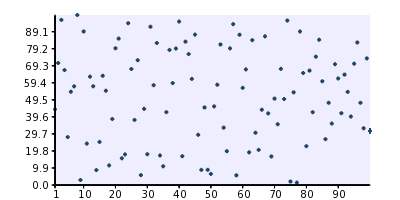

Python code for this plot:
# Copyright (c) 2007 by Lorenzo Gil Sanchez <lorenzo.gil.sanchez@gmail.com>
#
# This file is part of PyCha.
#
# PyCha is free software: you can redistribute it and/or modify
# it under the terms of the GNU Lesser General Public License as published by
# the Free Software Foundation, either version 3 of the License, or
# (at your option) any later version.
#
# PyCha is distributed in the hope that it will be useful,
# but WITHOUT ANY WARRANTY; without even the implied warranty of
# MERCHANTABILITY or FITNESS FOR A PARTICULAR PURPOSE.  See the
# GNU Lesser General Public License for more details.
#
# You should have received a copy of the GNU Lesser General Public License
# along with PyCha.  If not, see <http://www.gnu.org/licenses/>.

import random
import sys

import cairo

import pycha.scatter

from lines import lines

def scatterplotChart(output):
    surface = cairo.ImageSurface(cairo.FORMAT_ARGB32, 400, 200)

    
    dataSet = (
        ('points', [(i, random.random() * 100.0) for i in range(100)]),
        )

    options = {
        'background': {
            'color': '#eeeeff',
            'lineColor': '#444444'
        },
        'colorScheme': 'blue',
        'legend': {
            'hide': True,
        },
        'padding': {
            'left': 55
        }
    }
    chart = pycha.scatter.ScatterplotChart(surface, options)

    chart.addDataset(dataSet)
    chart.render()

    surface.write_to_png(output)

if __name__ == '__main__':
    output = sys.argv[1] if len(sys.argv) > 1 else 'scatterchart.png'
    scatterplotChart(output)
